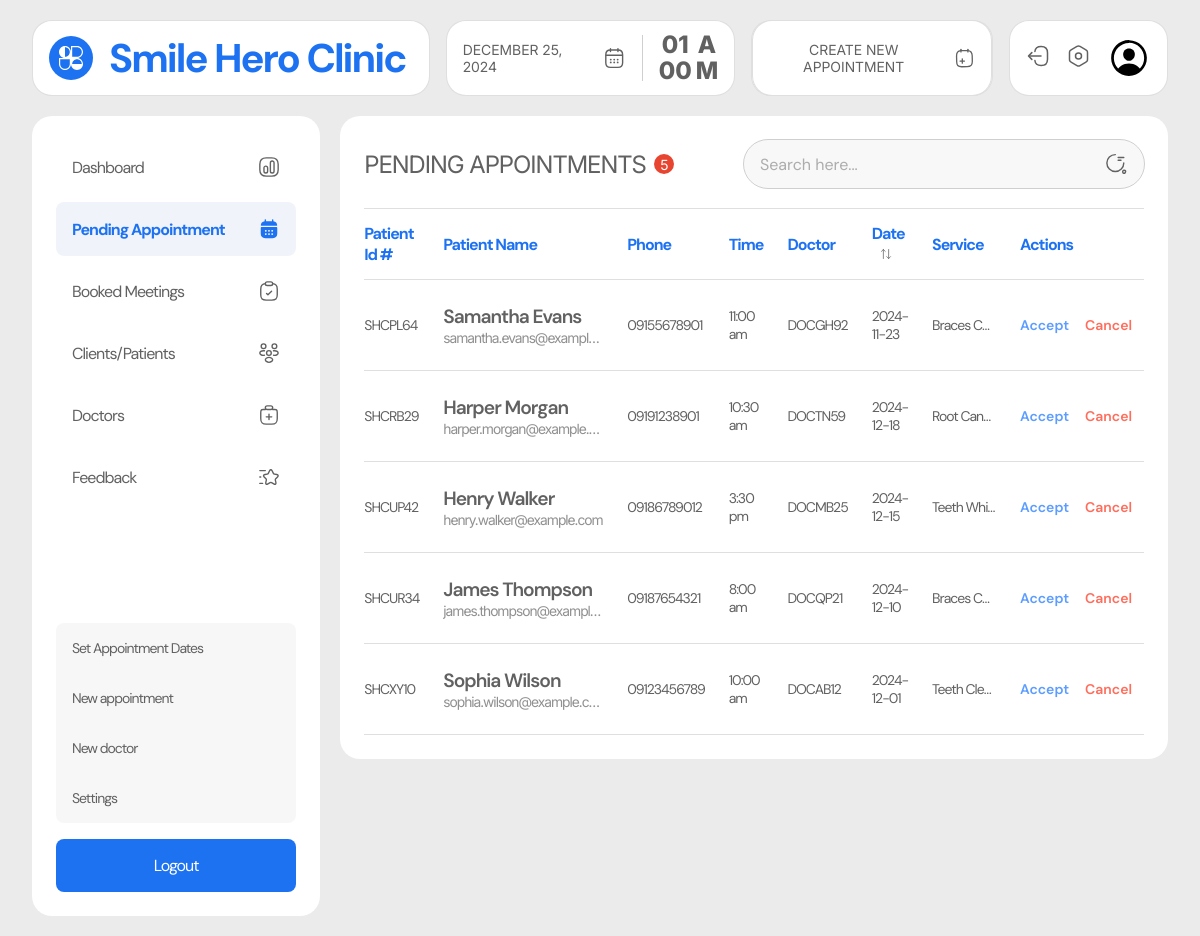
Page /admin/appointments.php (signed in) on the committed database.
### tables this page shows
CREATE TABLE `appointments` (
  `user_id` varchar(100) NOT NULL,
  `doctor_id` varchar(100) DEFAULT NULL,
  `appointment_id` varchar(20) NOT NULL,
  `label` varchar(100) NOT NULL,
  `name` varchar(255) NOT NULL,
  `email` varchar(255) NOT NULL,
  `contact` varchar(30) NOT NULL,
  `message` text NOT NULL,
  `date` varchar(30) NOT NULL,
  `time` varchar(30) NOT NULL,
  `service` varchar(100) NOT NULL,
  `location` varchar(100) NOT NULL,
  `status` varchar(50) NOT NULL,
  `created_at` datetime NOT NULL
);

### admin/appointments.php (the view, shortened to what this page needs)
<?php
require_once '../includes/dbh.inc.php';
$results_per_page = 10;
$query = "SELECT COUNT(*) AS total FROM appointments WHERE status = 'request'";
$result = $conn->query($query);
$row = $result->fetch_assoc();
$number_of_results = $row['total'];
$page = isset($_GET['page']) ? (int)$_GET['page'] : 1;
$page = max(1, $page);
$this_page_first_result = ($page - 1) * $results_per_page;
$query = "SELECT * FROM appointments WHERE status = 'request' LIMIT $this_page_first_result, $results_per_page";
$result = $conn->query($query);
$users = [];
if ($result->num_rows > 0) {
    while ($row = $result->fetch_assoc()) {
        $users[] = $row;
    }
}
?>
<!DOCTYPE html>
<html lang="en">
<head>
  <link rel="stylesheet" href="../src/dist/styles.css" />
</head>
<body class="admin__page">
  <main class="admin__main">
    <?php include("includes/nav.php"); ?>
    <section class="admin__content">
      <?php include("includes/side_nav.php"); ?>
      <div class="appointments__container appointments__page">
        <div class="appointments__table">
          <div class="table-heading__container">
            <h1 class="table-heading">pending appointments <span class="table-item-count"><?php echo $number_of_results ?></span></h1>
            <?php include("includes/search.php"); ?>
          </div>
          <?php if (count($users) > 0) { ?>
          <table>
            <thead>
              <tr>
                <th>patient id #</th>
                <th>
                  patient name
                </th>
                <th>phone</th>
                <th>time</th>
                <th>doctor</th>
                <th>
                  date
                  <div class="dropdown-container">
                    <button class="filter-btn">
                    </button>
                  </div>
                </th>
                <th>Service</th>
                <th>actions</th>
              </tr>
            </thead>
            <tbody id="items">
              <?php foreach ($users as $user){?>
              <tr class="item-row appointment-row"
                data-date="<?php echo date('Y-m-d', strtotime($user['date'])); ?>">
                <td class="patient-cell id">
                  <?php echo $user['appointment_id']; ?>
                </td>
                <td class="patient-cell name">
                  <p class="patient-name" title="<?php echo $user['name']; ?>"><?php echo $user['name']; ?></p>
                  <p class="patient-email" title="<?php echo $user['email']; ?>"><?php echo $user['email']; ?></p>
                </td>
                <td class="patient-cell phone">
                  <?php echo $user['contact']; ?>
                </td>
                <td class="patient-cell time"><?php echo $user['time']; ?></td>
                <td class="patient-cell doctor">
                  <?php echo $user['doctor_id']; ?>
                </td>
                <td class="patient-cell date" data-date="<?php echo $user['date'] ?>"><?php echo $user['date']; ?></td>
                <td class="patient-cell message">
                  <p class="message-text" title="<?php echo $user['service'] . " " . $user['message']?>">
                    <?php echo $user['service'] . " " . $user['message']; ?>
                  </p>
                </td>
                <td class="patient-cell actions">
                  <div class="button-container">
                    <form action="includes/accept_appointment.php" method="post">
                      <input type="button" value="Accept" name="accept" class="button accept" id="acceptBtn">
                    </form>
                    <form action="includes/cancel_appointment.php" method="post">
                      <input type="submit" value="Cancel" name="cancel" class="button cancel">
                    </form>
                  </div>
                </td>
              </tr>
              <?php } ?>
            </tbody>
          </table>
          <?php } else { ?>
            <p>No appointment requests</p>
          <?php } ?>
        </div>
      </div>
    </section>
  </main>
</body>
</html>

### rows in the picture
appointments: appointment_id "SHCPL64", name "Samantha Evans", email "samantha.evans@exampl…", contact "09155678901", time "11:00 am", doctor "DOCGH92", date "2024-11-23", service "Braces C…"
appointments: appointment_id "SHCRB29", name "Harper Morgan", email "harper.morgan@example.…", contact "09191238901", time "10:30 am", doctor "DOCTN59", date "2024-12-18", service "Root Can…"
appointments: appointment_id "SHCUP42", name "Henry Walker", email "henry.walker@example.com", contact "09186789012", time "3:30 pm", doctor "DOCMB25", date "2024-12-15", service "Teeth Whi…"
appointments: appointment_id "SHCUR34", name "James Thompson", email "james.thompson@exampl…", contact "09187654321", time "8:00 am", doctor "DOCQP21", date "2024-12-10", service "Braces C…"
appointments: appointment_id "SHCXY10", name "Sophia Wilson", email "sophia.wilson@example.c…", contact "09123456789", time "10:00 am", doctor "DOCAB12", date "2024-12-01", service "Teeth Cle…"

### other values in the picture
$number_of_results "5"
